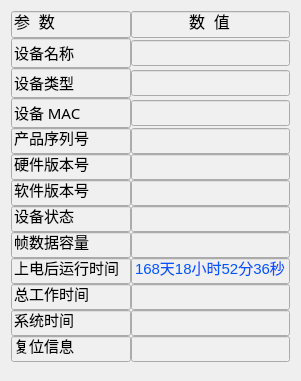
          <widget class="QWidget" name="layoutWidget_2">
           <property name="geometry">
            <rect>
             <x>10</x>
             <y>30</y>
             <width>301</width>
             <height>381</height>
            </rect>
           </property>
           <layout class="QGridLayout" name="gridLayout_11">
            <property name="spacing">
             <number>0</number>
            </property>
            <item row="7" column="1">
             <widget class="QLineEdit" name="lineEdit_status">
              <property name="enabled">
               <bool>false</bool>
              </property>
              <property name="sizePolicy">
               <sizepolicy hsizetype="Minimum" vsizetype="Fixed">
                <horstretch>0</horstretch>
                <verstretch>0</verstretch>
               </sizepolicy>
              </property>
              <property name="minimumSize">
               <size>
                <width>0</width>
                <height>0</height>
               </size>
              </property>
              <property name="maximumSize">
               <size>
                <width>180</width>
                <height>16777215</height>
               </size>
              </property>
              <property name="styleSheet">
               <string notr="true">
QLineEdit{
font:15px;
	background-color: rgb(240, 240, 240);
	
	color: rgb(0, 85, 255);

}		
</string>
              </property>
              <property name="text">
               <string/>
              </property>
              <property name="alignment">
               <set>Qt::AlignCenter</set>
              </property>
             </widget>
            </item>
            <item row="1" column="1">
             <widget class="QLineEdit" name="lineEdit_name">
              <property name="enabled">
               <bool>false</bool>
              </property>
              <property name="sizePolicy">
               <sizepolicy hsizetype="Minimum" vsizetype="Fixed">
                <horstretch>0</horstretch>
                <verstretch>0</verstretch>
               </sizepolicy>
              </property>
              <property name="minimumSize">
               <size>
                <width>0</width>
                <height>0</height>
               </size>
              </property>
              <property name="maximumSize">
               <size>
                <width>180</width>
                <height>16777215</height>
               </size>
              </property>
              <property name="styleSheet">
               <string notr="true">
QLineEdit{
font:15px;
	background-color: rgb(240, 240, 240);
	
	color: rgb(0, 85, 255);

}		
</string>
              </property>
              <property name="text">
               <string/>
              </property>
              <property name="alignment">
               <set>Qt::AlignCenter</set>
              </property>
             </widget>
            </item>
            <item row="10" column="0">
             <widget class="QLineEdit" name="lineEdit_common_register_10">
              <property name="enabled">
               <bool>false</bool>
              </property>
              <property name="sizePolicy">
               <sizepolicy hsizetype="Maximum" vsizetype="Fixed">
                <horstretch>0</horstretch>
                <verstretch>0</verstretch>
               </sizepolicy>
              </property>
              <property name="maximumSize">
               <size>
                <width>120</width>
                <height>16777215</height>
               </size>
              </property>
              <property name="styleSheet">
               <string notr="true">
QLineEdit{
font:15px;
background-color: rgb(240, 240, 240);
color: rgb(0, 0, 0);

}		</string>
              </property>
              <property name="text">
               <string>总工作时间</string>
              </property>
             </widget>
            </item>
            <item row="2" column="0">
             <widget class="QLineEdit" name="lineEdit_common_register_2">
              <property name="enabled">
               <bool>false</bool>
              </property>
              <property name="sizePolicy">
               <sizepolicy hsizetype="Maximum" vsizetype="Fixed">
                <horstretch>0</horstretch>
                <verstretch>0</verstretch>
               </sizepolicy>
              </property>
              <property name="maximumSize">
               <size>
                <width>120</width>
                <height>16777215</height>
               </size>
              </property>
              <property name="font">
               <font>
                <family>微软雅黑</family>
                <pointsize>-1</pointsize>
                <weight>50</weight>
                <italic>false</italic>
                <bold>false</bold>
               </font>
              </property>
              <property name="styleSheet">
               <string notr="true">
QLineEdit{
font:15px;
background-color: rgb(240, 240, 240);
color: rgb(0, 0, 0);

}		</string>
              </property>
              <property name="text">
               <string>设备类型</string>
              </property>
             </widget>
            </item>
            <item row="6" column="0">
             <widget class="QLineEdit" name="lineEdit_common_register_6">
              <property name="enabled">
               <bool>false</bool>
              </property>
              <property name="sizePolicy">
               <sizepolicy hsizetype="Maximum" vsizetype="Fixed">
                <horstretch>0</horstretch>
                <verstretch>0</verstretch>
               </sizepolicy>
              </property>
              <property name="maximumSize">
               <size>
                <width>120</width>
                <height>16777215</height>
               </size>
              </property>
              <property name="styleSheet">
               <string notr="true">
QLineEdit{
font:15px;
background-color: rgb(240, 240, 240);
color: rgb(0, 0, 0);

}		</string>
              </property>
              <property name="text">
               <string>软件版本号</string>
              </property>
             </widget>
            </item>
            <item row="12" column="1">
             <widget class="QLineEdit" name="lineEdit_reset_info">
              <property name="enabled">
               <bool>false</bool>
              </property>
              <property name="sizePolicy">
               <sizepolicy hsizetype="Minimum" vsizetype="Fixed">
                <horstretch>0</horstretch>
                <verstretch>0</verstretch>
               </sizepolicy>
              </property>
              <property name="minimumSize">
               <size>
                <width>0</width>
                <height>0</height>
               </size>
              </property>
              <property name="maximumSize">
               <size>
                <width>180</width>
                <height>16777215</height>
               </size>
              </property>
              <property name="styleSheet">
               <string notr="true">
QLineEdit{
font:15px;
	background-color: rgb(240, 240, 240);
	
	color: rgb(0, 85, 255);

}		
</string>
              </property>
              <property name="text">
               <string/>
              </property>
              <property name="alignment">
               <set>Qt::AlignCenter</set>
              </property>
             </widget>
            </item>
            <item row="9" column="0">
             <widget class="QLineEdit" name="lineEdit_common_register_9">
              <property name="enabled">
               <bool>false</bool>
              </property>
              <property name="sizePolicy">
               <sizepolicy hsizetype="Maximum" vsizetype="Fixed">
                <horstretch>0</horstretch>
                <verstretch>0</verstretch>
               </sizepolicy>
              </property>
              <property name="maximumSize">
               <size>
                <width>120</width>
                <height>16777215</height>
               </size>
              </property>
              <property name="styleSheet">
               <string notr="true">
QLineEdit{
font:15px;
background-color: rgb(240, 240, 240);
color: rgb(0, 0, 0);

}		</string>
              </property>
              <property name="text">
               <string>上电后运行时间</string>
              </property>
             </widget>
            </item>
            <item row="5" column="1">
             <widget class="QLineEdit" name="lineEdit_hardware_version">
              <property name="enabled">
               <bool>false</bool>
              </property>
              <property name="sizePolicy">
               <sizepolicy hsizetype="Minimum" vsizetype="Fixed">
                <horstretch>0</horstretch>
                <verstretch>0</verstretch>
               </sizepolicy>
              </property>
              <property name="minimumSize">
               <size>
                <width>0</width>
                <height>0</height>
               </size>
              </property>
              <property name="maximumSize">
               <size>
                <width>180</width>
                <height>16777215</height>
               </size>
              </property>
              <property name="styleSheet">
               <string notr="true">
QLineEdit{
font:15px;
	background-color: rgb(240, 240, 240);
	
	color: rgb(0, 85, 255);

}		
</string>
              </property>
              <property name="text">
               <string/>
              </property>
              <property name="alignment">
               <set>Qt::AlignCenter</set>
              </property>
             </widget>
            </item>
            <item row="2" column="1">
             <widget class="QLineEdit" name="lineEdit_type">
              <property name="enabled">
               <bool>false</bool>
              </property>
              <property name="sizePolicy">
               <sizepolicy hsizetype="Minimum" vsizetype="Fixed">
                <horstretch>0</horstretch>
                <verstretch>0</verstretch>
               </sizepolicy>
              </property>
              <property name="minimumSize">
               <size>
                <width>0</width>
                <height>0</height>
               </size>
              </property>
              <property name="maximumSize">
               <size>
                <width>180</width>
                <height>16777215</height>
               </size>
              </property>
              <property name="styleSheet">
               <string notr="true">
QLineEdit{
font:15px;
	background-color: rgb(240, 240, 240);
	
	color: rgb(0, 85, 255);

}		
</string>
              </property>
              <property name="text">
               <string/>
              </property>
              <property name="alignment">
               <set>Qt::AlignCenter</set>
              </property>
             </widget>
            </item>
            <item row="3" column="0">
             <widget class="QLineEdit" name="lineEdit_common_register_3">
              <property name="enabled">
               <bool>false</bool>
              </property>
              <property name="sizePolicy">
               <sizepolicy hsizetype="Maximum" vsizetype="Fixed">
                <horstretch>0</horstretch>
                <verstretch>0</verstretch>
               </sizepolicy>
              </property>
              <property name="maximumSize">
               <size>
                <width>120</width>
                <height>16777215</height>
               </size>
              </property>
              <property name="font">
               <font>
                <family>微软雅黑</family>
                <pointsize>-1</pointsize>
                <weight>50</weight>
                <italic>false</italic>
                <bold>false</bold>
               </font>
              </property>
              <property name="styleSheet">
               <string notr="true">
QLineEdit{
font:15px;
background-color: rgb(240, 240, 240);
color: rgb(0, 0, 0);

}		</string>
              </property>
              <property name="text">
               <string>设备 MAC</string>
              </property>
             </widget>
            </item>
            <item row="6" column="1">
             <widget class="QLineEdit" name="lineEdit_software_version">
              <property name="enabled">
               <bool>false</bool>
              </property>
              <property name="sizePolicy">
               <sizepolicy hsizetype="Minimum" vsizetype="Fixed">
                <horstretch>0</horstretch>
                <verstretch>0</verstretch>
               </sizepolicy>
              </property>
              <property name="minimumSize">
               <size>
                <width>0</width>
                <height>0</height>
               </size>
              </property>
              <property name="maximumSize">
               <size>
                <width>180</width>
                <height>16777215</height>
               </size>
              </property>
              <property name="styleSheet">
               <string notr="true">
QLineEdit{
font:15px;
	background-color: rgb(240, 240, 240);
	
	color: rgb(0, 85, 255);

}		
</string>
              </property>
              <property name="text">
               <string/>
              </property>
              <property name="alignment">
               <set>Qt::AlignCenter</set>
              </property>
             </widget>
            </item>
            <item row="7" column="0">
             <widget class="QLineEdit" name="lineEdit_common_register_7">
              <property name="enabled">
               <bool>false</bool>
              </property>
              <property name="sizePolicy">
               <sizepolicy hsizetype="Maximum" vsizetype="Fixed">
                <horstretch>0</horstretch>
                <verstretch>0</verstretch>
               </sizepolicy>
              </property>
              <property name="maximumSize">
               <size>
                <width>120</width>
                <height>16777215</height>
               </size>
              </property>
              <property name="styleSheet">
               <string notr="true">
QLineEdit{
font:15px;
background-color: rgb(240, 240, 240);
color: rgb(0, 0, 0);

}		</string>
              </property>
              <property name="text">
               <string>设备状态</string>
              </property>
             </widget>
            </item>
            <item row="0" column="1">
             <widget class="QLineEdit" name="lineEdit_common_register_value">
              <property name="enabled">
               <bool>false</bool>
              </property>
              <property name="sizePolicy">
               <sizepolicy hsizetype="Minimum" vsizetype="Fixed">
                <horstretch>0</horstretch>
                <verstretch>0</verstretch>
               </sizepolicy>
              </property>
              <property name="minimumSize">
               <size>
                <width>0</width>
                <height>0</height>
               </size>
              </property>
              <property name="maximumSize">
               <size>
                <width>180</width>
                <height>16777215</height>
               </size>
              </property>
              <property name="styleSheet">
               <string notr="true">
QLineEdit{
font:16px;
background-color: rgb(240, 240, 240);
color: rgb(0, 0, 0);

}		</string>
              </property>
              <property name="text">
               <string>数  值</string>
              </property>
              <property name="alignment">
               <set>Qt::AlignCenter</set>
              </property>
             </widget>
            </item>
            <item row="11" column="0">
             <widget class="QLineEdit" name="lineEdit_common_register_11">
              <property name="enabled">
               <bool>false</bool>
              </property>
              <property name="sizePolicy">
               <sizepolicy hsizetype="Maximum" vsizetype="Fixed">
                <horstretch>0</horstretch>
                <verstretch>0</verstretch>
               </sizepolicy>
              </property>
              <property name="maximumSize">
               <size>
                <width>120</width>
                <height>16777215</height>
               </size>
              </property>
              <property name="styleSheet">
               <string notr="true">
QLineEdit{
font:15px;
background-color: rgb(240, 240, 240);
color: rgb(0, 0, 0);

}		</string>
              </property>
              <property name="text">
               <string>系统时间</string>
              </property>
             </widget>
            </item>
            <item row="8" column="0">
             <widget class="QLineEdit" name="lineEdit_common_register_8">
              <property name="enabled">
               <bool>false</bool>
              </property>
              <property name="sizePolicy">
               <sizepolicy hsizetype="Maximum" vsizetype="Fixed">
                <horstretch>0</horstretch>
                <verstretch>0</verstretch>
               </sizepolicy>
              </property>
              <property name="maximumSize">
               <size>
                <width>120</width>
                <height>16777215</height>
               </size>
              </property>
              <property name="styleSheet">
               <string notr="true">
QLineEdit{
font:15px;
background-color: rgb(240, 240, 240);
color: rgb(0, 0, 0);

}		</string>
              </property>
              <property name="text">
               <string>帧数据容量</string>
              </property>
             </widget>
            </item>
            <item row="10" column="1">
             <widget class="QLineEdit" name="lineEdit_total_run_time">
              <property name="enabled">
               <bool>false</bool>
              </property>
              <property name="sizePolicy">
               <sizepolicy hsizetype="Minimum" vsizetype="Fixed">
                <horstretch>0</horstretch>
                <verstretch>0</verstretch>
               </sizepolicy>
              </property>
              <property name="minimumSize">
               <size>
                <width>0</width>
                <height>0</height>
               </size>
              </property>
              <property name="maximumSize">
               <size>
                <width>180</width>
                <height>16777215</height>
               </size>
              </property>
              <property name="styleSheet">
               <string notr="true">
QLineEdit{
font:15px;
	background-color: rgb(240, 240, 240);
	
	color: rgb(0, 85, 255);

}		
</string>
              </property>
              <property name="text">
               <string/>
              </property>
              <property name="alignment">
               <set>Qt::AlignCenter</set>
              </property>
             </widget>
            </item>
            <item row="5" column="0">
             <widget class="QLineEdit" name="lineEdit_common_register_5">
              <property name="enabled">
               <bool>false</bool>
              </property>
              <property name="sizePolicy">
               <sizepolicy hsizetype="Maximum" vsizetype="Fixed">
                <horstretch>0</horstretch>
                <verstretch>0</verstretch>
               </sizepolicy>
              </property>
              <property name="maximumSize">
               <size>
                <width>120</width>
                <height>16777215</height>
               </size>
              </property>
              <property name="styleSheet">
               <string notr="true">
QLineEdit{
font:15px;
background-color: rgb(240, 240, 240);
color: rgb(0, 0, 0);

}		</string>
              </property>
              <property name="text">
               <string>硬件版本号</string>
              </property>
             </widget>
            </item>
            <item row="12" column="0">
             <widget class="QLineEdit" name="lineEdit_common_register_12">
              <property name="enabled">
               <bool>false</bool>
              </property>
              <property name="sizePolicy">
               <sizepolicy hsizetype="Maximum" vsizetype="Fixed">
                <horstretch>0</horstretch>
                <verstretch>0</verstretch>
               </sizepolicy>
              </property>
              <property name="maximumSize">
               <size>
                <width>120</width>
                <height>16777215</height>
               </size>
              </property>
              <property name="styleSheet">
               <string notr="true">
QLineEdit{
font:15px;
background-color: rgb(240, 240, 240);
color: rgb(0, 0, 0);

}		</string>
              </property>
              <property name="text">
               <string>复位信息</string>
              </property>
             </widget>
            </item>
            <item row="0" column="0">
             <widget class="QLineEdit" name="lineEdit_common_register_parameter">
              <property name="enabled">
               <bool>false</bool>
              </property>
              <property name="sizePolicy">
               <sizepolicy hsizetype="Maximum" vsizetype="Fixed">
                <horstretch>0</horstretch>
                <verstretch>0</verstretch>
               </sizepolicy>
              </property>
              <property name="maximumSize">
               <size>
                <width>120</width>
                <height>16777215</height>
               </size>
              </property>
              <property name="styleSheet">
               <string notr="true">
QLineEdit{
font:16px;
background-color: rgb(240, 240, 240);
color: rgb(0, 0, 0);

}		</string>
              </property>
              <property name="text">
               <string>参  数</string>
              </property>
             </widget>
            </item>
            <item row="4" column="1">
             <widget class="QLineEdit" name="lineEdit_serialNo">
              <property name="enabled">
               <bool>false</bool>
              </property>
              <property name="sizePolicy">
               <sizepolicy hsizetype="Minimum" vsizetype="Fixed">
                <horstretch>0</horstretch>
                <verstretch>0</verstretch>
               </sizepolicy>
              </property>
              <property name="minimumSize">
               <size>
                <width>0</width>
                <height>0</height>
               </size>
              </property>
              <property name="maximumSize">
               <size>
                <width>180</width>
                <height>16777215</height>
               </size>
              </property>
              <property name="styleSheet">
               <string notr="true">
QLineEdit{
font:15px;
	background-color: rgb(240, 240, 240);
	
	color: rgb(0, 85, 255);

}		
</string>
              </property>
              <property name="text">
               <string/>
              </property>
              <property name="alignment">
               <set>Qt::AlignCenter</set>
              </property>
             </widget>
            </item>
            <item row="8" column="1">
             <widget class="QLineEdit" name="lineEdit_frame_size">
              <property name="enabled">
               <bool>false</bool>
              </property>
              <property name="sizePolicy">
               <sizepolicy hsizetype="Minimum" vsizetype="Fixed">
                <horstretch>0</horstretch>
                <verstretch>0</verstretch>
               </sizepolicy>
              </property>
              <property name="minimumSize">
               <size>
                <width>0</width>
                <height>0</height>
               </size>
              </property>
              <property name="maximumSize">
               <size>
                <width>180</width>
                <height>16777215</height>
               </size>
              </property>
              <property name="styleSheet">
               <string notr="true">
QLineEdit{
font:15px;
	background-color: rgb(240, 240, 240);
	
	color: rgb(0, 85, 255);

}		
</string>
              </property>
              <property name="text">
               <string/>
              </property>
              <property name="alignment">
               <set>Qt::AlignCenter</set>
              </property>
             </widget>
            </item>
            <item row="9" column="1">
             <widget class="QLineEdit" name="lineEdit_run_time_after_powerOn">
              <property name="enabled">
               <bool>false</bool>
              </property>
              <property name="sizePolicy">
               <sizepolicy hsizetype="Expanding" vsizetype="Fixed">
                <horstretch>0</horstretch>
                <verstretch>0</verstretch>
               </sizepolicy>
              </property>
              <property name="minimumSize">
               <size>
                <width>0</width>
                <height>0</height>
               </size>
              </property>
              <property name="maximumSize">
               <size>
                <width>180</width>
                <height>16777215</height>
               </size>
              </property>
              <property name="styleSheet">
               <string notr="true">
QLineEdit{
font:15px;
	background-color: rgb(240, 240, 240);
	
	color: rgb(0, 85, 255);

}		
</string>
              </property>
              <property name="text">
               <string>168天18小时52分36秒</string>
              </property>
              <property name="alignment">
               <set>Qt::AlignCenter</set>
              </property>
             </widget>
            </item>
            <item row="11" column="1">
             <widget class="QLineEdit" name="lineEdit_sys_time">
              <property name="enabled">
               <bool>false</bool>
              </property>
              <property name="sizePolicy">
               <sizepolicy hsizetype="Minimum" vsizetype="Fixed">
                <horstretch>0</horstretch>
                <verstretch>0</verstretch>
               </sizepolicy>
              </property>
              <property name="minimumSize">
               <size>
                <width>0</width>
                <height>0</height>
               </size>
              </property>
              <property name="maximumSize">
               <size>
                <width>180</width>
                <height>16777215</height>
               </size>
              </property>
              <property name="styleSheet">
               <string notr="true">
QLineEdit{
font:15px;
	background-color: rgb(240, 240, 240);
	
	color: rgb(0, 85, 255);

}		
</string>
              </property>
              <property name="text">
               <string/>
              </property>
              <property name="alignment">
               <set>Qt::AlignCenter</set>
              </property>
             </widget>
            </item>
            <item row="4" column="0">
             <widget class="QLineEdit" name="lineEdit_common_register_4">
              <property name="enabled">
               <bool>false</bool>
              </property>
              <property name="sizePolicy">
               <sizepolicy hsizetype="Maximum" vsizetype="Fixed">
                <horstretch>0</horstretch>
                <verstretch>0</verstretch>
               </sizepolicy>
              </property>
              <property name="maximumSize">
               <size>
                <width>120</width>
                <height>16777215</height>
               </size>
              </property>
              <property name="styleSheet">
               <string notr="true">
QLineEdit{
font:15px;
background-color: rgb(240, 240, 240);
color: rgb(0, 0, 0);

}		</string>
              </property>
              <property name="text">
               <string>产品序列号</string>
              </property>
             </widget>
            </item>
            <item row="3" column="1">
             <widget class="QLineEdit" name="lineEdit_mac">
              <property name="enabled">
               <bool>false</bool>
              </property>
              <property name="sizePolicy">
               <sizepolicy hsizetype="Minimum" vsizetype="Fixed">
                <horstretch>0</horstretch>
                <verstretch>0</verstretch>
               </sizepolicy>
              </property>
              <property name="minimumSize">
               <size>
                <width>0</width>
                <height>0</height>
               </size>
              </property>
              <property name="maximumSize">
               <size>
                <width>180</width>
                <height>16777215</height>
               </size>
              </property>
              <property name="styleSheet">
               <string notr="true">
QLineEdit{
font:15px;
	background-color: rgb(240, 240, 240);
	
	color: rgb(0, 85, 255);

}		
</string>
              </property>
              <property name="text">
               <string/>
              </property>
              <property name="alignment">
               <set>Qt::AlignCenter</set>
              </property>
             </widget>
            </item>
            <item row="1" column="0">
             <widget class="QLineEdit" name="lineEdit_common_register_1">
              <property name="enabled">
               <bool>false</bool>
              </property>
              <property name="sizePolicy">
               <sizepolicy hsizetype="Maximum" vsizetype="Fixed">
                <horstretch>0</horstretch>
                <verstretch>0</verstretch>
               </sizepolicy>
              </property>
              <property name="maximumSize">
               <size>
                <width>120</width>
                <height>16777215</height>
               </size>
              </property>
              <property name="font">
               <font>
                <family>微软雅黑</family>
                <pointsize>-1</pointsize>
                <weight>50</weight>
                <italic>false</italic>
                <bold>false</bold>
               </font>
              </property>
              <property name="styleSheet">
               <string notr="true">
QLineEdit{
font:15px;
background-color: rgb(240, 240, 240);
color: rgb(0, 0, 0);

}		</string>
              </property>
              <property name="text">
               <string>设备名称</string>
              </property>
             </widget>
            </item>
           </layout>
          </widget>
